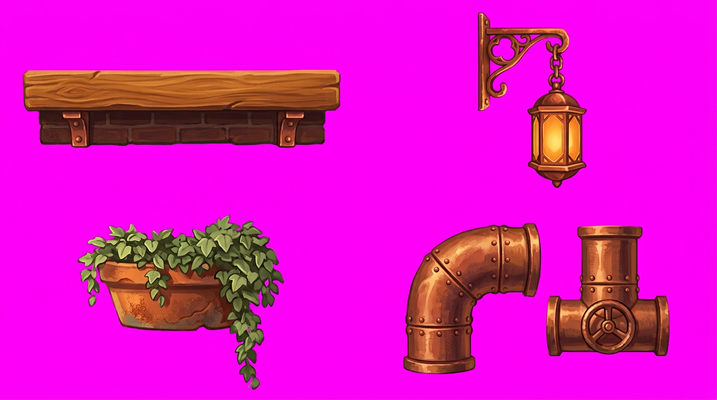
#> input picture assets-src/maps/warm-workshops/props-chroma.png, 717 x 400 px, shrunk from 1376 x 768 before the run
$ python build_warm_workshops_preview.py --output out.png
#> lines starting #> are read from the running program, lines starting #| are printed output that depends on the picture; after the words box and inside, x2 and y2 are one past the last pixel; in counts of white or black regions, pixels touching at a corner belong together
#!/usr/bin/env python3
"""Build an isolated art-direction preview. Does NOT write playable .map files."""
import argparse
import shutil
from pathlib import Path
from PIL import Image, ImageFilter
import numpy as np
ROOT = Path(__file__).resolve().parent.parent
parser = argparse.ArgumentParser(description=__doc__)
parser.add_argument('--output', type=Path, required=True)
out = parser.parse_args().output.resolve()
out.mkdir(parents=True, exist_ok=True)
src = ROOT/'assets-src/maps/warm-workshops'
shutil.copyfile(src/'background.png', out/'background.png')
shutil.copyfile(ROOT/'design/warm-workshops/index.html', out/'index.html')
im = Image.open(src/'props-chroma.png').convert('RGBA')
a = np.array(im).astype(np.int16)
key = (a[...,0] > a[...,1]+60) & (a[...,2] > a[...,1]+60)
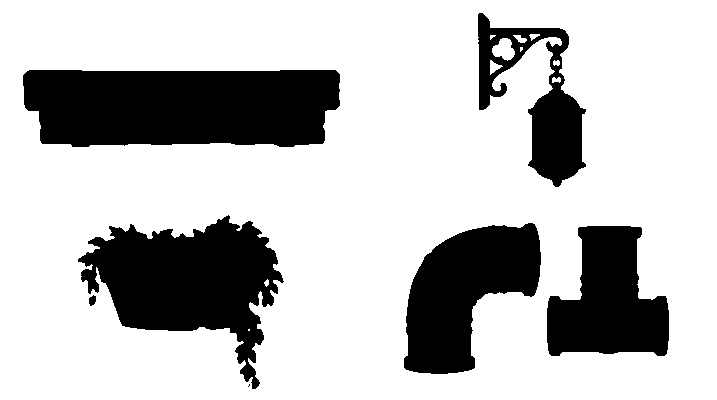
#> key: shape (400, 717) bool; 75.4% white; 7 black regions (1 under 20 px), largest, box (x1, y1, x2, y2) and area: (23, 70, 340, 147) 22274, (78, 215, 284, 389) 17687, (404, 223, 541, 374) 12608, (547, 226, 669, 356) 10727, (478, 13, 586, 187) 7255, (89, 295, 96, 306) 57
a[...,3] = np.where(key, 0, 255)
matte = Image.fromarray(a.astype('uint8'))
matte.putalpha(matte.getchannel('A').filter(ImageFilter.MinFilter(3)))
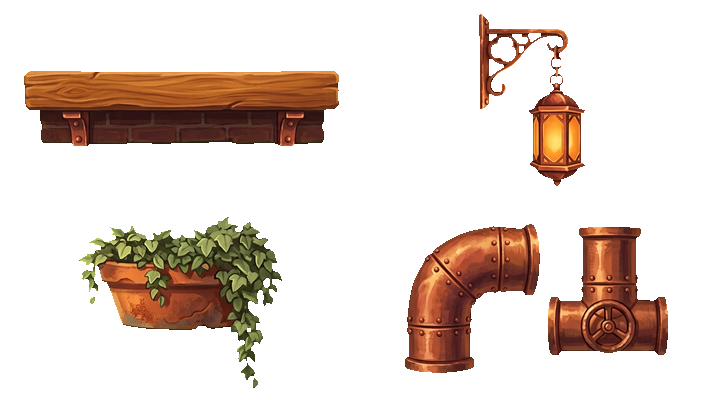
#> matte: PIL image 717x400 RGBA; mean R, G, B, A 221.9, 19.1, 196.1, 58.6; transparent parts drawn white
w,h=matte.size
#> w = 717; h = 400
for name, box in [('platform',(0,0,w//2,h//2)), ('lantern',(w//2,0,w,h//2)),
                  ('ivy',(0,h//2,w//2,h)), ('pipes',(w//2,h//2,w,h))]:
    prop=matte.crop(box)
    bbox=prop.getchannel('A').getbbox()
    assert bbox, name
    prop=prop.crop(bbox)
    # Fully transparent padding keeps linear texture sampling away from edges.
    padded=Image.new('RGBA',(prop.width+8,prop.height+8))
    padded.paste(prop,(4,4))
    padded.save(out/f'{name}.png')
#> this loop made 4 passes
#> bbox on passes 1 to 4: (24, 71, 339, 146), (121, 14, 227, 186), (79, 17, 282, 188), (47, 24, 310, 173)
#> pass 1, `prop=matte.crop(box)`:
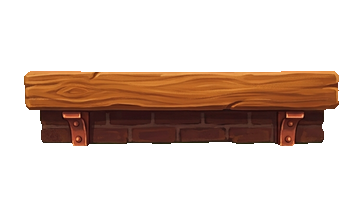
#> prop: PIL image 358x200 RGBA; mean R, G, B, A 212.7, 21.4, 180.6, 76.4; transparent parts drawn white
#> pass 1, `prop=prop.crop(bbox)`:
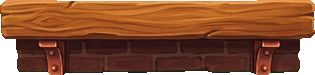
#> prop: PIL image 315x75 RGBA; mean R, G, B, A 133.4, 62.2, 46.8, 231.7; transparent parts drawn white
#> pass 1, `padded.save(out/f'{name}.png')`:
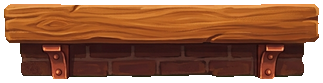
#> saved as platform.png: PIL image 323x83 RGBA; mean R, G, B, A 117.5, 54.8, 41.2, 204.2; transparent parts drawn white
#> after the loop:
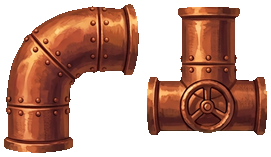
#> padded: PIL image 271x157 RGBA; mean R, G, B, A 169.7, 38.1, 115.7, 132.8; transparent parts drawn white
#> after the loop:
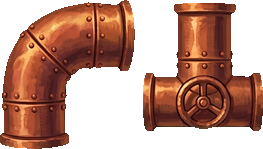
#> prop: PIL image 263x149 RGBA; mean R, G, B, A 184.2, 41.4, 125.7, 144.2; transparent parts drawn white
print(f'Art prototype built at {out}; not a playable map.')
